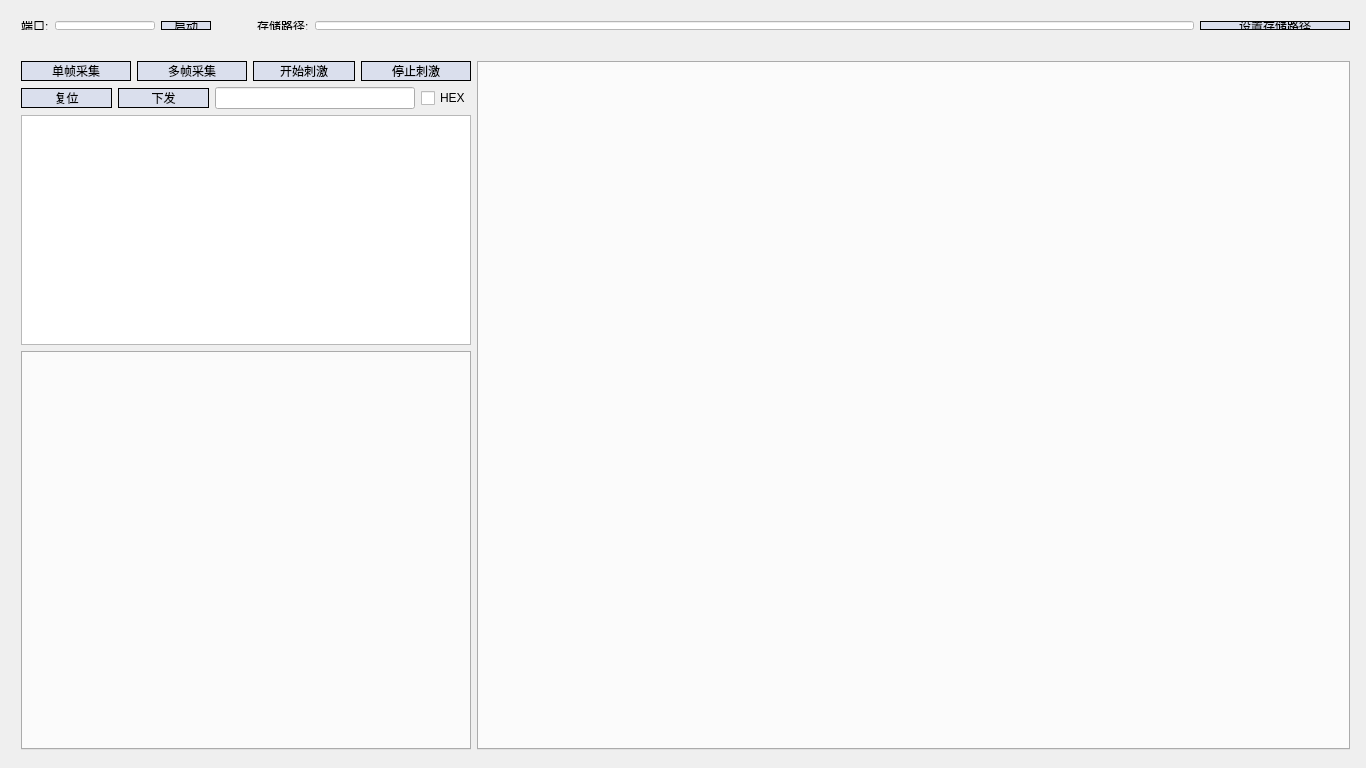
<?xml version="1.0" encoding="UTF-8"?>
<ui version="4.0">
 <class>MultiChannel</class>
 <widget class="QWidget" name="MultiChannel">
  <property name="geometry">
   <rect>
    <x>0</x>
    <y>0</y>
    <width>1366</width>
    <height>768</height>
   </rect>
  </property>
  <property name="sizePolicy">
   <sizepolicy hsizetype="Maximum" vsizetype="Maximum">
    <horstretch>0</horstretch>
    <verstretch>0</verstretch>
   </sizepolicy>
  </property>
  <property name="minimumSize">
   <size>
    <width>1366</width>
    <height>768</height>
   </size>
  </property>
  <property name="maximumSize">
   <size>
    <width>1366</width>
    <height>768</height>
   </size>
  </property>
  <property name="windowTitle">
   <string>MultiChannel</string>
  </property>
  <widget class="QWidget" name="horizontalLayoutWidget">
   <property name="geometry">
    <rect>
     <x>10</x>
     <y>10</y>
     <width>1351</width>
     <height>31</height>
    </rect>
   </property>
   <layout class="QHBoxLayout" name="horizontalLayout">
    <item>
     <widget class="QLabel" name="label_4">
      <property name="styleSheet">
       <string notr="true">font: 11pt &quot;微软雅黑&quot;;
</string>
      </property>
      <property name="text">
       <string>端口:</string>
      </property>
     </widget>
    </item>
    <item>
     <widget class="QLineEdit" name="portEdit">
      <property name="sizePolicy">
       <sizepolicy hsizetype="Expanding" vsizetype="Maximum">
        <horstretch>0</horstretch>
        <verstretch>0</verstretch>
       </sizepolicy>
      </property>
      <property name="maximumSize">
       <size>
        <width>100</width>
        <height>16777215</height>
       </size>
      </property>
      <property name="styleSheet">
       <string notr="true">font: 11pt &quot;微软雅黑&quot;;
color: rgb(60, 68, 106);

background-color: rgb(255, 255, 255);</string>
      </property>
     </widget>
    </item>
    <item>
     <widget class="QPushButton" name="start">
      <property name="minimumSize">
       <size>
        <width>50</width>
        <height>0</height>
       </size>
      </property>
      <property name="styleSheet">
       <string notr="true">QPushButton
{
font: 11pt &quot;微软雅黑&quot;;

color: black; 
background-color:rgb(218, 223, 237);                                       

	
border:1px groove black; 
border-style: outset;
}
QPushButton::hover
{ /*鼠标悬停在按钮上时*/
font: 11pt &quot;微软雅黑&quot;;
color: black;
 background-color: rgb(255, 255, 255);
border:1px groove black; 
border-style: outset;
}
QPushButton::pressed
{
font: 11pt &quot;微软雅黑&quot;;
color: black; 
border:1px groove black; 
	background-color: rgb(201, 206, 218);
border-style: outset;
}

                   </string>
      </property>
      <property name="text">
       <string>启动</string>
      </property>
     </widget>
    </item>
    <item>
     <spacer name="horizontalSpacer_4">
      <property name="orientation">
       <enum>Qt::Horizontal</enum>
      </property>
      <property name="sizeType">
       <enum>QSizePolicy::Maximum</enum>
      </property>
      <property name="sizeHint" stdset="0">
       <size>
        <width>40</width>
        <height>20</height>
       </size>
      </property>
     </spacer>
    </item>
    <item>
     <widget class="QLabel" name="label_30">
      <property name="styleSheet">
       <string notr="true">font: 11pt &quot;微软雅黑&quot;;
</string>
      </property>
      <property name="text">
       <string>存储路径:</string>
      </property>
     </widget>
    </item>
    <item>
     <widget class="QLineEdit" name="currentPath">
      <property name="styleSheet">
       <string notr="true">font: 11pt &quot;微软雅黑&quot;;
background-color: rgb(255, 255, 255);
color: rgb(60, 68, 106);
</string>
      </property>
     </widget>
    </item>
    <item>
     <widget class="QPushButton" name="setPath">
      <property name="sizePolicy">
       <sizepolicy hsizetype="Fixed" vsizetype="Fixed">
        <horstretch>0</horstretch>
        <verstretch>0</verstretch>
       </sizepolicy>
      </property>
      <property name="minimumSize">
       <size>
        <width>150</width>
        <height>0</height>
       </size>
      </property>
      <property name="maximumSize">
       <size>
        <width>200</width>
        <height>16777215</height>
       </size>
      </property>
      <property name="styleSheet">
       <string notr="true">QPushButton
{
font: 11pt &quot;微软雅黑&quot;;

color: black; 
background-color:rgb(218, 223, 237);                                       

	
border:1px groove black; 
border-style: outset;
}
QPushButton::hover
{ /*鼠标悬停在按钮上时*/
font: 11pt &quot;微软雅黑&quot;;
color: black;
 background-color: rgb(255, 255, 255);
border:1px groove black; 
border-style: outset;
}
QPushButton::pressed
{
font: 11pt &quot;微软雅黑&quot;;
color: black; 
border:1px groove black; 
	background-color: rgb(201, 206, 218);
border-style: outset;
}

                   </string>
      </property>
      <property name="text">
       <string>设置存储路径</string>
      </property>
     </widget>
    </item>
   </layout>
  </widget>
  <widget class="QWidget" name="horizontalLayoutWidget_3">
   <property name="geometry">
    <rect>
     <x>10</x>
     <y>50</y>
     <width>1351</width>
     <height>711</height>
    </rect>
   </property>
   <layout class="QHBoxLayout" name="horizontalLayout_3">
    <property name="spacing">
     <number>6</number>
    </property>
    <item>
     <layout class="QVBoxLayout" name="verticalLayout">
      <property name="spacing">
       <number>6</number>
      </property>
      <item>
       <layout class="QVBoxLayout" name="verticalLayout_2">
        <item>
         <layout class="QHBoxLayout" name="horizontalLayout_2">
          <item>
           <widget class="QPushButton" name="siglePB">
            <property name="minimumSize">
             <size>
              <width>110</width>
              <height>0</height>
             </size>
            </property>
            <property name="maximumSize">
             <size>
              <width>100</width>
              <height>16777215</height>
             </size>
            </property>
            <property name="styleSheet">
             <string notr="true">QPushButton
{
font: 11pt &quot;微软雅黑&quot;;

color: black; 
background-color:rgb(218, 223, 237);                                       

	
border:1px groove black; 
border-style: outset;
}
QPushButton::hover
{ /*鼠标悬停在按钮上时*/
font: 11pt &quot;微软雅黑&quot;;
color: black;
 background-color: rgb(255, 255, 255);
border:1px groove black; 
border-style: outset;
}
QPushButton::pressed
{
font: 11pt &quot;微软雅黑&quot;;
color: black; 
border:1px groove black; 
	background-color: rgb(201, 206, 218);
border-style: outset;
}

                   </string>
            </property>
            <property name="text">
             <string>单帧采集</string>
            </property>
           </widget>
          </item>
          <item>
           <widget class="QPushButton" name="multiPB">
            <property name="minimumSize">
             <size>
              <width>110</width>
              <height>0</height>
             </size>
            </property>
            <property name="styleSheet">
             <string notr="true">QPushButton
{
font: 11pt &quot;微软雅黑&quot;;

color: black; 
background-color:rgb(218, 223, 237);                                       

	
border:1px groove black; 
border-style: outset;
}
QPushButton::hover
{ /*鼠标悬停在按钮上时*/
font: 11pt &quot;微软雅黑&quot;;
color: black;
 background-color: rgb(255, 255, 255);
border:1px groove black; 
border-style: outset;
}
QPushButton::pressed
{
font: 11pt &quot;微软雅黑&quot;;
color: black; 
border:1px groove black; 
	background-color: rgb(201, 206, 218);
border-style: outset;
}

                   </string>
            </property>
            <property name="text">
             <string>多帧采集</string>
            </property>
           </widget>
          </item>
          <item>
           <widget class="QPushButton" name="startPB">
            <property name="styleSheet">
             <string notr="true">QPushButton
{
font: 11pt &quot;微软雅黑&quot;;

color: black; 
background-color:rgb(218, 223, 237);                                       

	
border:1px groove black; 
border-style: outset;
}
QPushButton::hover
{ /*鼠标悬停在按钮上时*/
font: 11pt &quot;微软雅黑&quot;;
color: black;
 background-color: rgb(255, 255, 255);
border:1px groove black; 
border-style: outset;
}
QPushButton::pressed
{
font: 11pt &quot;微软雅黑&quot;;
color: black; 
border:1px groove black; 
	background-color: rgb(201, 206, 218);
border-style: outset;
}

                   </string>
            </property>
            <property name="text">
             <string>开始刺激</string>
            </property>
           </widget>
          </item>
          <item>
           <widget class="QPushButton" name="stopPB">
            <property name="minimumSize">
             <size>
              <width>110</width>
              <height>0</height>
             </size>
            </property>
            <property name="styleSheet">
             <string notr="true">QPushButton
{
font: 11pt &quot;微软雅黑&quot;;

color: black; 
background-color:rgb(218, 223, 237);                                       

	
border:1px groove black; 
border-style: outset;
}
QPushButton::hover
{ /*鼠标悬停在按钮上时*/
font: 11pt &quot;微软雅黑&quot;;
color: black;
 background-color: rgb(255, 255, 255);
border:1px groove black; 
border-style: outset;
}
QPushButton::pressed
{
font: 11pt &quot;微软雅黑&quot;;
color: black; 
border:1px groove black; 
	background-color: rgb(201, 206, 218);
border-style: outset;
}

                   </string>
            </property>
            <property name="text">
             <string>停止刺激</string>
            </property>
           </widget>
          </item>
         </layout>
        </item>
        <item>
         <layout class="QHBoxLayout" name="horizontalLayout_4">
          <item>
           <widget class="QPushButton" name="resetPB">
            <property name="minimumSize">
             <size>
              <width>80</width>
              <height>0</height>
             </size>
            </property>
            <property name="styleSheet">
             <string notr="true">QPushButton
{
font: 11pt &quot;微软雅黑&quot;;

color: black; 
background-color:rgb(218, 223, 237);                                       

	
border:1px groove black; 
border-style: outset;
}
QPushButton::hover
{ /*鼠标悬停在按钮上时*/
font: 11pt &quot;微软雅黑&quot;;
color: black;
 background-color: rgb(255, 255, 255);
border:1px groove black; 
border-style: outset;
}
QPushButton::pressed
{
font: 11pt &quot;微软雅黑&quot;;
color: black; 
border:1px groove black; 
	background-color: rgb(201, 206, 218);
border-style: outset;
}

                   </string>
            </property>
            <property name="text">
             <string>复位</string>
            </property>
           </widget>
          </item>
          <item>
           <widget class="QPushButton" name="sendPB">
            <property name="minimumSize">
             <size>
              <width>80</width>
              <height>0</height>
             </size>
            </property>
            <property name="styleSheet">
             <string notr="true">QPushButton
{
font: 11pt &quot;微软雅黑&quot;;

color: black; 
background-color:rgb(218, 223, 237);                                       

	
border:1px groove black; 
border-style: outset;
}
QPushButton::hover
{ /*鼠标悬停在按钮上时*/
font: 11pt &quot;微软雅黑&quot;;
color: black;
 background-color: rgb(255, 255, 255);
border:1px groove black; 
border-style: outset;
}
QPushButton::pressed
{
font: 11pt &quot;微软雅黑&quot;;
color: black; 
border:1px groove black; 
	background-color: rgb(201, 206, 218);
border-style: outset;
}

                   </string>
            </property>
            <property name="text">
             <string>下发</string>
            </property>
           </widget>
          </item>
          <item>
           <widget class="QLineEdit" name="sendText">
            <property name="sizePolicy">
             <sizepolicy hsizetype="Minimum" vsizetype="Fixed">
              <horstretch>0</horstretch>
              <verstretch>0</verstretch>
             </sizepolicy>
            </property>
            <property name="minimumSize">
             <size>
              <width>200</width>
              <height>0</height>
             </size>
            </property>
            <property name="maximumSize">
             <size>
              <width>16777215</width>
              <height>26</height>
             </size>
            </property>
            <property name="styleSheet">
             <string notr="true">font: 11pt &quot;微软雅黑&quot;;

color: black; 
                                       
</string>
            </property>
           </widget>
          </item>
          <item>
           <widget class="QCheckBox" name="hexCheck">
            <property name="sizePolicy">
             <sizepolicy hsizetype="Maximum" vsizetype="Fixed">
              <horstretch>0</horstretch>
              <verstretch>0</verstretch>
             </sizepolicy>
            </property>
            <property name="styleSheet">
             <string notr="true">
font: 11pt &quot;微软雅黑&quot;;

color: black; 

</string>
            </property>
            <property name="text">
             <string>HEX</string>
            </property>
           </widget>
          </item>
         </layout>
        </item>
       </layout>
      </item>
      <item>
       <widget class="QTextBrowser" name="infoShow">
        <property name="sizePolicy">
         <sizepolicy hsizetype="Maximum" vsizetype="Maximum">
          <horstretch>0</horstretch>
          <verstretch>0</verstretch>
         </sizepolicy>
        </property>
        <property name="minimumSize">
         <size>
          <width>450</width>
          <height>230</height>
         </size>
        </property>
        <property name="maximumSize">
         <size>
          <width>450</width>
          <height>230</height>
         </size>
        </property>
        <property name="styleSheet">
         <string notr="true">
font: 10pt &quot;微软雅黑&quot;;

color: black; 

</string>
        </property>
       </widget>
      </item>
      <item>
       <widget class="QTabWidget" name="tabWidget_2">
        <property name="sizePolicy">
         <sizepolicy hsizetype="Maximum" vsizetype="Expanding">
          <horstretch>0</horstretch>
          <verstretch>0</verstretch>
         </sizepolicy>
        </property>
        <property name="maximumSize">
         <size>
          <width>450</width>
          <height>16777215</height>
         </size>
        </property>
       </widget>
      </item>
     </layout>
    </item>
    <item>
     <widget class="QTabWidget" name="tabWidget">
      <property name="minimumSize">
       <size>
        <width>750</width>
        <height>600</height>
       </size>
      </property>
      <property name="maximumSize">
       <size>
        <width>891</width>
        <height>709</height>
       </size>
      </property>
      <property name="styleSheet">
       <string notr="true">font: 11pt &quot;微软雅黑&quot;;

color: black; </string>
      </property>
      <property name="currentIndex">
       <number>-1</number>
      </property>
     </widget>
    </item>
   </layout>
  </widget>
 </widget>
 <layoutdefault spacing="6" margin="11"/>
 <resources/>
 <connections/>
</ui>
